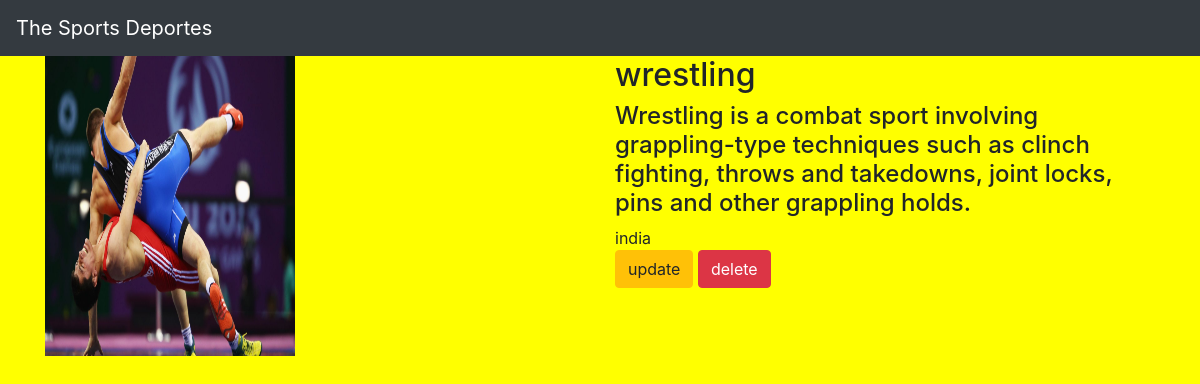
Page /event/4/ on the committed database.
### sportsapp/models.py (models this page shows, shortened)
class event(models.Model):
    name = models.CharField(max_length=100)
    description = models.TextField()
    team = models.TextField()
    image = models.ImageField(upload_to='images')

### sportsapp/views.py (the view)
# urls.py: path('event/<int:event_id>/',views.detail,name='detail'),
def detail(request,event_id):
    eve=event.objects.get(id=event_id)
    return render(request,"detail.html",{'event':eve})

### templates/detail.html
{% extends 'base.html' %}
{% block body %}
<div class="container">
    <div class="row">
        <div class="col-md-6">
           <img src="{{event.image.url}}" width="250" height="300">
        </div>
<div class="col-md-6">
   <h2> {{event.name}}<br></h2>
    <h4>{{event.description}}<br></h4>
    {{event.team}}<br>
    <a class="btn btn-warning" href="{% url 'sportsapp:update' event.id %}" >update</a>
    <a class="btn btn-danger" href="{% url 'sportsapp:delete' event.id %}" >delete</a>
</div>
    </div>
</div>
{% endblock %}

### static/style.css (style rules this page uses)
body { background-color: yellow; }

### rows in the picture
event: image (picture), name "wrestling", description "Wrestling is a combat sport involving grappling-type techniques such as clinch fighting, throws and takedowns, joint locks, pins and other grappling holds.", team "india"
